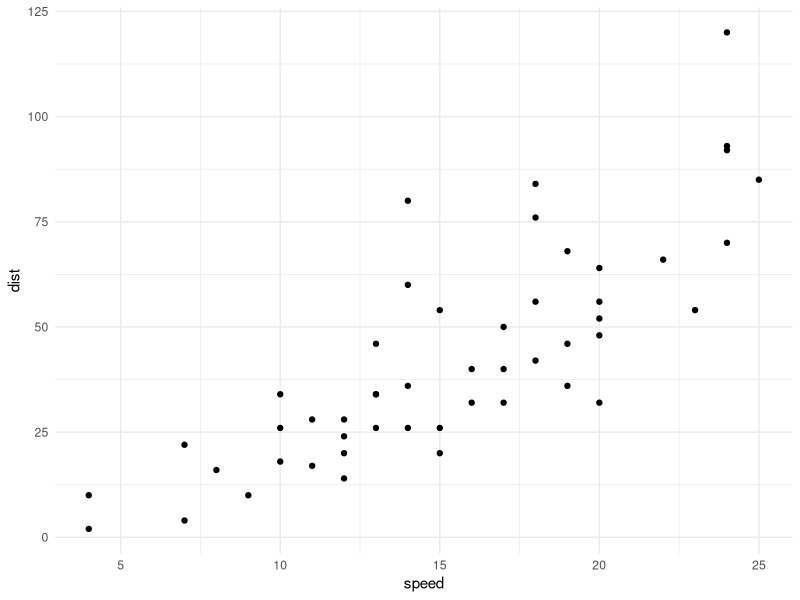
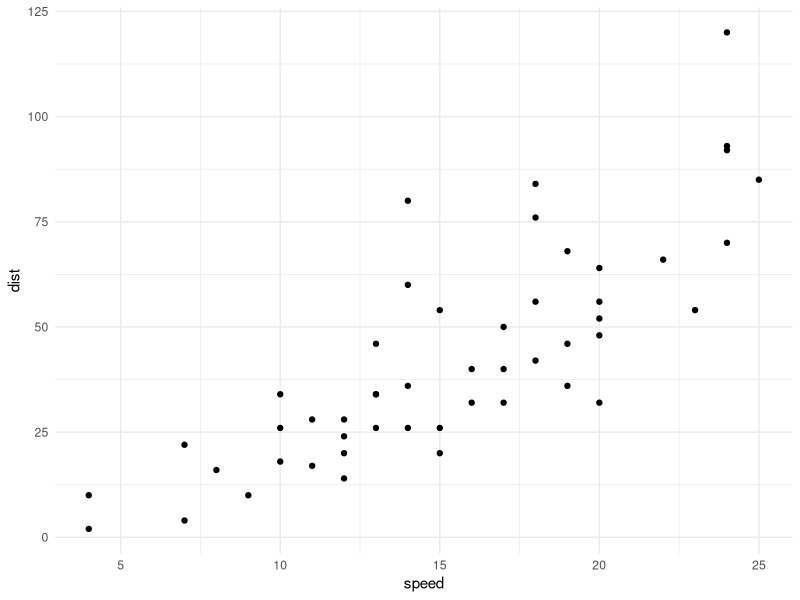

R code for these plots, in order:
## ---- chunk 1
# echo=FALSE will stop the code chunk from appearing in the knit document
# warning=FALSE and message=FALSE will stop R messages from appearing in the knit document
library(tidyverse)

# here is the data for this project
expedia_data <- read_csv("ExpediaSearchData.csv")

# see the Project Overview page for more information: 
# https://q.utoronto.ca/courses/235890/pages/project-overview
## ---- chunk 2
# I've set the fig.height to 4 so it fits on the slide
ggplot(cars, aes(x=speed, y=dist)) + 
  geom_point() +
  theme_minimal()
## ---- chunk 3
ggplot(cars, aes(x=speed, y=dist)) + 
  geom_point() +
  theme_minimal()
